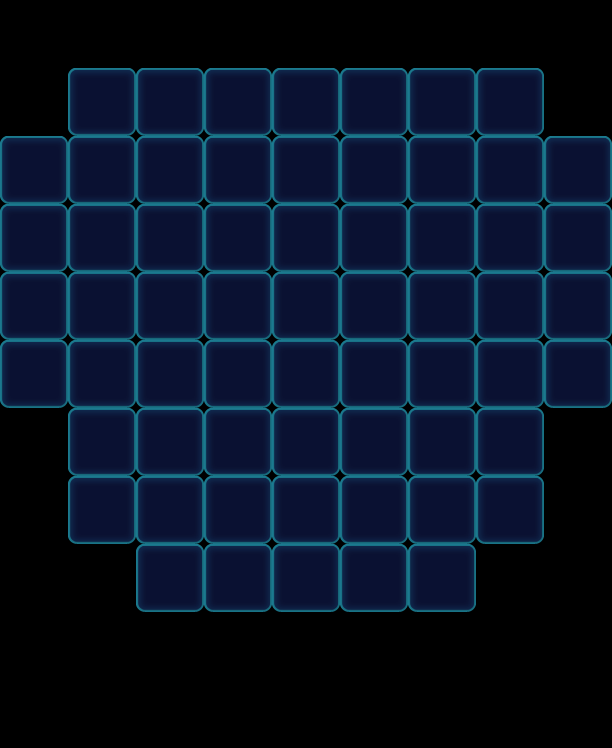

This is a level from a 2D game, rendered from its Tiled map with the project's own tilesets. A one-line summary and the map file follow, with tile-layer data summarised:
An orthogonal 9x11 tile map with 68x68 px tiles, 1 tile layer (Valid), 2 tilesets and 71 objects (58x Monster, 9x Factory_Normal, 4x Flower).

<map version="1.0" orientation="orthogonal" width="9" height="11" tilewidth="68" tileheight="68">
 <tileset firstgid="1" name="game_grid1" tilewidth="68" tileheight="68">
  <image source="game_grid1.png" width="68" height="68" />
 </tileset>
 <tileset firstgid="2" name="map" tilewidth="68" tileheight="68">
  <image source="map.png" width="1024" height="1024" />
 </tileset>
 <layer name="Valid" width="9" height="11">
  <data>[99 cells, 62 non-empty, 1 distinct tile ids]</data>
 </layer>
 <objectgroup name="BottomObj" width="9" height="11" />
 <objectgroup name="MiddleObj" width="9" height="11">
  <object type="Monster" gid="2" x="0" y="204">
   <properties>
    <property name="Color" value="Blue" />
   </properties>
  </object>
  <object type="Monster" gid="2" x="68" y="204">
   <properties>
    <property name="Color" value="Blue" />
   </properties>
  </object>
  <object type="Monster" gid="2" x="340" y="136">
   <properties>
    <property name="Color" value="Blue" />
   </properties>
  </object>
  <object type="Monster" gid="19" x="544" y="272">
   <properties>
    <property name="Color" value="Yellow" />
   </properties>
  </object>
  <object type="Monster" gid="19" x="68" y="272">
   <properties>
    <property name="Color" value="Yellow" />
   </properties>
  </object>
  <object type="Monster" gid="19" x="272" y="408">
   <properties>
    <property name="Color" value="Yellow" />
   </properties>
  </object>
  <object type="Monster" gid="19" x="272" y="136">
   <properties>
    <property name="Color" value="Yellow" />
   </properties>
  </object>
  <object type="Monster" gid="19" x="204" y="136">
   <properties>
    <property name="Color" value="Yellow" />
   </properties>
  </object>
  <object type="Monster" gid="19" x="340" y="272">
   <properties>
    <property name="Color" value="Yellow" />
   </properties>
  </object>
  <object type="Monster" gid="4" x="204" y="204">
   <properties>
    <property name="Color" value="Orange" />
   </properties>
  </object>
  <object type="Monster" gid="4" x="0" y="272">
   <properties>
    <property name="Color" value="Orange" />
   </properties>
  </object>
  <object type="Monster" gid="4" x="408" y="204">
   <properties>
    <property name="Color" value="Orange" />
   </properties>
  </object>
  <object type="Monster" gid="4" x="272" y="204">
   <properties>
    <property name="Color" value="Orange" />
   </properties>
  </object>
  <object type="Monster" gid="2" x="476" y="272">
   <properties>
    <property name="Color" value="Blue" />
   </properties>
  </object>
  <object type="Monster" gid="2" x="68" y="340">
   <properties>
    <property name="Color" value="Blue" />
   </properties>
  </object>
  <object type="Monster" gid="17" x="136" y="272">
   <properties>
    <property name="Color" value="Purple" />
   </properties>
  </object>
  <object type="Monster" gid="17" x="544" y="340">
   <properties>
    <property name="Color" value="Purple" />
   </properties>
  </object>
  <object type="Monster" gid="17" x="476" y="408">
   <properties>
    <property name="Color" value="Purple" />
   </properties>
  </object>
  <object type="Monster" gid="18" x="0" y="340">
   <properties>
    <property name="Color" value="Pink" />
   </properties>
  </object>
  <object type="Monster" gid="18" x="68" y="408">
   <properties>
    <property name="Color" value="Pink" />
   </properties>
  </object>
  <object type="Monster" gid="18" x="340" y="204">
   <properties>
    <property name="Color" value="Pink" />
   </properties>
  </object>
  <object type="Monster" gid="18" x="204" y="272">
   <properties>
    <property name="Color" value="Pink" />
   </properties>
  </object>
  <object type="Monster" gid="18" x="136" y="340">
   <properties>
    <property name="Color" value="Pink" />
   </properties>
  </object>
  <object type="Monster" gid="18" x="340" y="340">
   <properties>
    <property name="Color" value="Pink" />
   </properties>
  </object>
  <object type="Monster" gid="17" x="272" y="340">
   <properties>
    <property name="Color" value="Purple" />
   </properties>
  </object>
  <object type="Monster" gid="17" x="544" y="204">
   <properties>
    <property name="Color" value="Purple" />
   </properties>
  </object>
  <object type="Monster" gid="17" x="408" y="340">
   <properties>
    <property name="Color" value="Purple" />
   </properties>
  </object>
  <object type="Monster" gid="19" x="476" y="340">
   <properties>
    <property name="Color" value="Yellow" />
   </properties>
  </object>
  <object type="Monster" gid="4" x="408" y="408">
   <properties>
    <property name="Color" value="Orange" />
   </properties>
  </object>
  <object type="Monster" gid="19" x="340" y="612">
   <properties>
    <property name="Color" value="Yellow" />
   </properties>
  </object>
  <object type="Monster" gid="4" x="272" y="476">
   <properties>
    <property name="Color" value="Orange" />
   </properties>
  </object>
  <object type="Monster" gid="17" x="272" y="612">
   <properties>
    <property name="Color" value="Purple" />
   </properties>
  </object>
  <object type="Monster" gid="19" x="204" y="544">
   <properties>
    <property name="Color" value="Yellow" />
   </properties>
  </object>
  <object type="Monster" gid="4" x="136" y="612">
   <properties>
    <property name="Color" value="Orange" />
   </properties>
  </object>
  <object type="Monster" gid="17" x="204" y="612">
   <properties>
    <property name="Color" value="Purple" />
   </properties>
  </object>
  <object type="Monster" gid="17" x="136" y="544">
   <properties>
    <property name="Color" value="Purple" />
   </properties>
  </object>
  <object type="Monster" gid="18" x="476" y="544">
   <properties>
    <property name="Color" value="Pink" />
   </properties>
  </object>
  <object type="Monster" gid="2" x="408" y="612">
   <properties>
    <property name="Color" value="Blue" />
   </properties>
  </object>
  <object type="Monster" gid="2" x="408" y="544">
   <properties>
    <property name="Color" value="Blue" />
   </properties>
  </object>
  <object type="Monster" gid="19" x="476" y="476">
   <properties>
    <property name="Color" value="Yellow" />
   </properties>
  </object>
  <object type="Monster" gid="19" x="68" y="476">
   <properties>
    <property name="Color" value="Yellow" />
   </properties>
  </object>
  <object type="Monster" gid="4" x="68" y="544">
   <properties>
    <property name="Color" value="Orange" />
   </properties>
  </object>
  <object type="Monster" gid="19" x="0" y="408">
   <properties>
    <property name="Color" value="Yellow" />
   </properties>
  </object>
  <object type="Monster" gid="2" x="544" y="408">
   <properties>
    <property name="Color" value="Blue" />
   </properties>
  </object>
  <object type="Monster" gid="2" x="136" y="476">
   <properties>
    <property name="Color" value="Blue" />
   </properties>
  </object>
  <object type="Monster" gid="19" x="408" y="136">
   <properties>
    <property name="Color" value="Yellow" />
   </properties>
  </object>
  <object type="Monster" gid="17" x="476" y="136">
   <properties>
    <property name="Color" value="Purple" />
   </properties>
  </object>
  <object type="Flower" gid="18" x="136" y="204">
   <properties>
    <property name="FlowerLevel" value="0" />
   </properties>
  </object>
  <object type="Flower" gid="18" x="340" y="408">
   <properties>
    <property name="FlowerLevel" value="0" />
   </properties>
  </object>
  <object type="Flower" gid="18" x="204" y="476">
   <properties>
    <property name="FlowerLevel" value="0" />
   </properties>
  </object>
  <object type="Flower" gid="18" x="340" y="544">
   <properties>
    <property name="FlowerLevel" value="0" />
   </properties>
  </object>
  </objectgroup>
 <objectgroup color="#000000" name="TopObj" width="9" height="11">
  <!-- 9 objects omitted --></objectgroup>
</map>
<!-- 20 of 71 objects omitted -->
